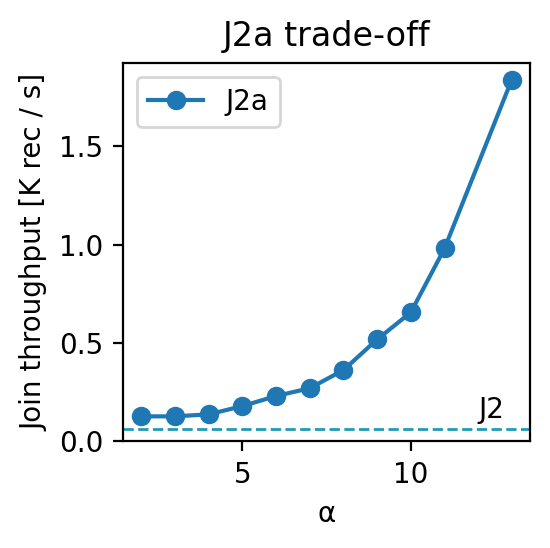

Python code for this plot:
#!/usr/bin/python3
import os
import statistics
import subprocess


import numpy as np
import pandas as pd
from matplotlib import pyplot as plt

import commons

import yaml

filename = os.path.basename(__file__)[:-3]
res_file = 'results/' + filename + '.csv'
img_file = 'results/'  + filename + '.png'


def join(expConfig, repetitions):
    print('Run join stream ' + str(repetitions) + ' times with ' + str(expConfig))
    joinTimes = []
    throughputs = []

    for i in range(repetitions):
        print('Command: ' + expConfig.command())

        # stdout = ''
        try:
            stdout = subprocess.check_output(expConfig.command(), cwd='../', shell=True, stderr=subprocess.DEVNULL) \
                .decode('utf-8')
        except subprocess.CalledProcessError as e:
            print ("App error:\n", e.output)
            print (e.stdout)
            exit()
        print(stdout)
        for line in stdout.splitlines():
            if 'joinTotalTime' in line:
                time = int(commons.escape_ansi(line.split(": ", 1)[1]))
                joinTimes.append(time)
            elif 'joinThroughput' in line:
                throughput = float(commons.escape_ansi(line.split(": ", 1)[1]))
                throughputs.append(throughput)

    joinTime = statistics.median(joinTimes)
    thr = statistics.median(throughputs)
    result = str(expConfig.alpha) + ',' + str(expConfig.r_size+expConfig.s_size) + ',' + str(joinTime) + ',' + str(thr)
    print('Join results: ' + result)
    f = open(res_file, 'a')
    f.write(result + '\n')
    f.close()


def plot():
    data = pd.read_csv(res_file)
    fig = plt.figure(figsize=(3,3))
    ax = fig.gca()
    ax.xaxis.get_major_locator().set_params(integer=True)
    alphas = data['alpha']
    thr = 1000*data['inputTuples']/data['time']
    plt.plot(alphas, thr, label='J2a', marker='o')

    plt.title('J2a trade-off')
    # plt.xlabel(r'$\alpha')
    ax.set_xlabel('α')
    plt.ylabel('Join throughput [K rec / s]')
    plt.ylim(bottom=0)
    # plt.xscale('log')
    # plt.yscale('log')

    commons.draw_horizontal_lines(plt, [16384000/261583217])
    plt.text(12, 0.12,'J2')
    plt.legend()

    commons.savefig(img_file)


if __name__ == '__main__':

    with open('../config.yaml', 'r') as file:
        config = yaml.safe_load(file)

    r_rate = 1000
    s_rate = 1000
    r_window = 8192
    s_window = 8192
    size = 8192
    skew = 0

    if config['experiment']:
        if config['compile']:
            commons.remove_file(res_file)
            commons.init_file(res_file, "alpha,inputTuples,time,throughput\n")
            commons.compile_app()
            for alpha in range(17):
                expConfig = commons.Config(algorithm='J2a', r_rate=r_rate, s_rate=s_rate, r_size=size, s_size=size,
                                           r_window=r_window, s_window=s_window, skew=skew, alpha=alpha)
                join(expConfig, config['repetitions'])

    if config['plot']:
        plot()
